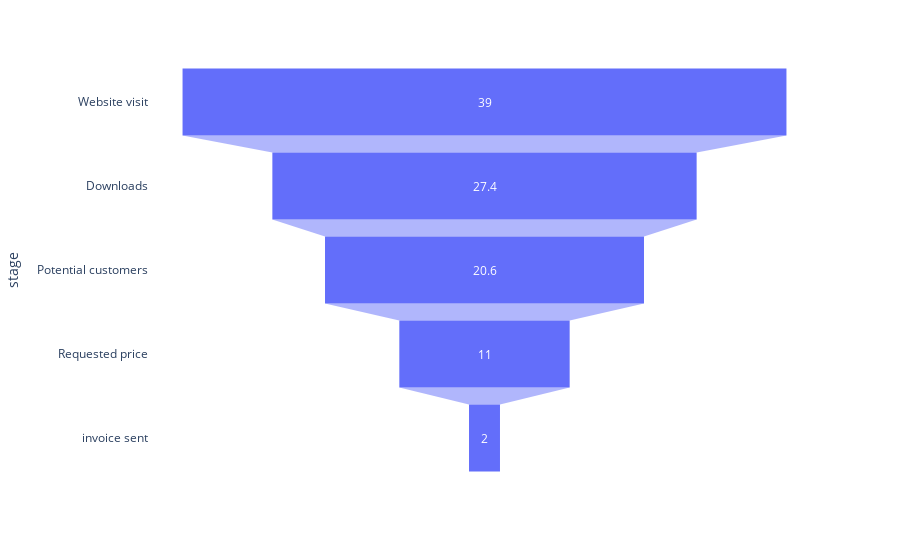

Write notebook code for a chart like this one.
### Code cell
### `px.funnel`
import pandas as pd

data = dict(
    number=[39, 27.4, 20.6, 11, 2],
    stage=["Website visit", "Downloads", "Potential customers", "Requested price", "invoice sent"])
data = pd.DataFrame(data)
px.funnel(data, x='number', y='stage', template="plotly_white")

### Figure 1 — Plotly figure (JSON) as saved in the notebook; plotly's stock layout.template omitted (floating-point values rounded to 4 significant figures)
{"data": [{"hovertemplate": "number=%{x}<br>stage=%{y}<extra></extra>", "legendgroup": "", "marker": {"color": "#636efa"}, "name": "", "orientation": "h", "showlegend": false, "x": [39.0, 27.4, 20.6, 11.0, 2.0], "xaxis": "x", "y": ["Website visit", "Downloads", "Potential customers", "Requested price", "invoice sent"], "yaxis": "y", "type": "funnel"}], "layout": {"xaxis": {"anchor": "y", "domain": [0.0, 1.0], "title": {"text": "number"}}, "yaxis": {"anchor": "x", "domain": [0.0, 1.0], "title": {"text": "stage"}}, "legend": {"tracegroupgap": 0}, "margin": {"t": 60}}}
